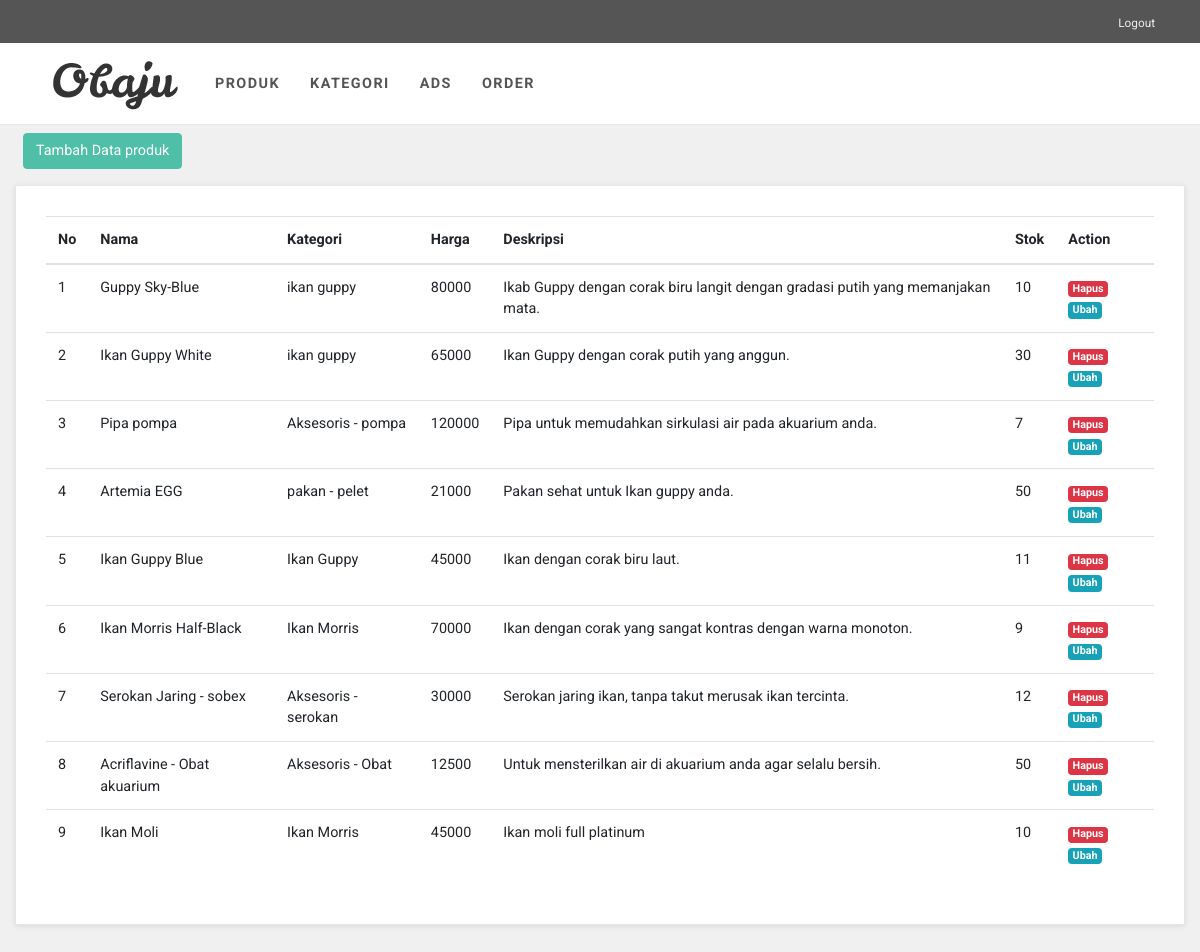
/index.php/admin/produk, run on the app's committed database.
### tables this page shows
CREATE TABLE `submenu` (
  `submenu_id` int(11) NOT NULL,
  `menu_id` int(1) NOT NULL,
  `judul` varchar(128) NOT NULL,
  `url` varchar(128) NOT NULL
);

CREATE TABLE `produk` (
  `produk_id` int(11) NOT NULL,
  `nama_produk` varchar(255) NOT NULL,
  `kategori` varchar(255) NOT NULL,
  `harga` int(13) NOT NULL,
  `deskripsi` text NOT NULL,
  `stok` int(255) NOT NULL,
  `image` varchar(255) NOT NULL
);

### application/controllers/Admin.php (called while the page is built, shortened)
<?php
class Admin extends CI_Controller
{
    public function __construct()
    {
        $this->load->model('Model_Produk');
        $this->load->model('Model_Kategori');
        $this->load->model('Model_Ads');
        $this->load->model('Model_Order');
        $this->load->model('Model_Admin');
        $this->load->library('form_validation');
    }
    public function produk()
    {
        $data['title'] = "Administator";
        $data['menu'] = "produk";
        $data['submenu'] = $this->Model_Admin->select_menu();
        $data['produk'] = $this->Model_Produk->select_all()->result_array();
        $this->load->view('templates/header-admin', $data);
        $this->load->view('master/produk', $data);
        $this->load->view('templates/footer-admin', $data);
    }
}

### index.php (called while the page is built, shortened)
<?php
require_once BASEPATH.'core/CodeIgniter.php';

### application/models/Model_Admin.php (called while the page is built)
<?php
class Model_Admin extends CI_Model
{
    function select_menu()
    {
        $this->db->where(array('menu_id' => 1));
        $query = $this->db->get('submenu')->result_array();
        return $query;
    }
}

### application/models/Model_Produk.php (called while the page is built, shortened)
<?php
class Model_Produk extends CI_Model
{
    public function select_all()
    {
        $query = $this->db->get('produk');
        return $query;
    }
}

### application/views/master/produk.php (the view)
<div class="col-lg-12 mt-3">
    <div id="contact" class="box">
        <table class="table">
            <thead>
                <tr>
                    <th>No</th>
                    <th>Nama</th>
                    <th>Kategori</th>
                    <th>Harga</th>
                    <th>Deskripsi</th>
                    <th>Stok</th>
                    <th>Action</th>
                </tr>
            </thead>
            <tbody>
                <?php
                $no = 1;
                foreach ($produk as $result) { ?>
                    <tr>
                        <td><?= $no; ?></td>
                        <td><?= $result['nama_produk']; ?></td>
                        <td><?= $result['kategori']; ?></td>
                        <td><?= $result['harga']; ?></td>
                        <td><?= $result['deskripsi']; ?></td>
                        <td><?= $result['stok']; ?></td>
                        <td>
                            <a href="<?= base_url(); ?>produk/hapus/<?= $result['produk_id']; ?>" class="badge bg-danger float-end text-white text-decoration-none" onclick="return confirm('yakin?');">Hapus</a>
                            <a href="<?= base_url(); ?>produk/ubah/<?= $result['produk_id']; ?>" class="badge bg-info float-end text-white text-decoration-none">Ubah</a>
                        </td>
                    </tr>
                <?php $no++;
                } ?>
            </tbody>
        </table>
    </div>
</div>

### application/views/templates/header-admin.php (shortened to what this page needs)
<!DOCTYPE html>
<html>
<head>
    <link rel="stylesheet" href="<?= base_url(); ?>assets/vendor/bootstrap/css/bootstrap.min.css">
    <link rel="stylesheet" href="<?= base_url(); ?>assets/vendor/font-awesome/css/font-awesome.min.css">
    <link rel="stylesheet" href="<?= base_url(); ?>assets/vendor/owl.carousel/assets/owl.carousel.css">
    <link rel="stylesheet" href="<?= base_url(); ?>assets/vendor/owl.carousel/assets/owl.theme.default.css">
    <link rel="stylesheet" href="<?= base_url(); ?>assets/css/style.default.css" id="theme-stylesheet">
    <link rel="stylesheet" href="<?= base_url(); ?>assets/css/custom.css">
</head>
<body>
    <header>
        <div id="top">
            <div class="container">
                <div class="row">
                    <div class="col-lg-12 text-end text-lg-right">
                        <ul class="menu list-inline mb-0">
                            <li class="list-inline-item"><a href="<?= base_url('home'); ?>">Logout</a></li>
                        </ul>
                    </div>
                </div>
            </div>
        </div>
        <nav class="navbar navbar-expand-lg">
            <div class="container"><a href="" class="navbar-brand home"><img src="<?= base_url(); ?>assets/img/logo.png" alt="Obaju logo" class="d-none d-md-inline-block"></a>
                <div id="navigation" class="collapse navbar-collapse">
                    <ul class="navbar-nav mr-auto">
                        <?php foreach ($submenu as $result) : ?>
                            <li class="nav-item"><a href="<?= base_url(); ?><?= $result['url']; ?>" class="nav-link"><?= $result['judul']; ?></a></li>
                        <?php endforeach; ?>
                    </ul>
                </div>
            </div>
        </nav>
    </header>
    <div class="col-lg-12 m-2" id="tbh">
        <a href="<?= base_url(); ?><?= $menu; ?>/tambah" class="btn btn-primary">Tambah Data <?= $menu ?></a>
    </div>

### assets/css/style.default.css (style rules this page uses)
body { overflow-x: hidden; background-color: #f0f0f0; }
a, button { -webkit-transition: all 0.3s; transition: all 0.3s; outline: none; }
.btn-primary { color: #fff !important; }
#top { background: #555; padding: 10px 0; }
#top a { color: #fff; }
#top ul.menu { padding-top: 5px; margin: 0; font-size: 0.738rem; }
#top ul.menu > li { margin-right: 0; }
#top ul.menu > li a { color: #eee; }
.navbar { border-bottom: 1px solid #e6e6e6; background-color: #fff; }
.navbar .navbar-nav > .nav-item > .nav-link { text-transform: uppercase; letter-spacing: 0.1em; font-weight: 700; padding: 30px 15px !important; color: #555; }
.box { background: #fff; margin: 0 0 30px; border: solid 1px #e6e6e6; padding: 30px; -webkit-box-shadow: 0 1px 5px rgba(0, 0, 0, 0.1); box-shadow: 0 1px 5px rgba(0, 0, 0, 0.1); }
.navbar { padding: 0 1rem; }
.navbar-brand { display: inline-block; padding-top: 0.33125rem; padding-bottom: 0.33125rem; margin-right: 1rem; font-size: 1.125rem; }
.btn { font-weight: 400; border: 1px solid transparent; padding: 0.375rem 0.75rem; font-size: 0.9rem; line-height: 1.5; border-radius: 0.25rem; -webkit-transition: color 0.15s ease-in-out, background-color 0.15s ease-in-out, border-color 0.15s ease-in-out, -webkit-box-shadow 0.15s ease-in-out; transition: color 0.15s ease-in-out, background-color 0.15s ease-in-out, border-color 0.15s ease-in-out, -webkit-box-shadow 0.15s ease-in-out; transition: color 0.15s ease-in-out, background-color 0.15s ease-in-out, border-color 0.15s ease-in-out, box-shadow 0.15s ease-in-out; transition: color 0.15s ease-in-out, background-color 0.15s ease-in-out, border-color 0.15s ease-in-out, box-shadow 0.15s ease-in-out, -webkit-box-shadow 0.15s ease-in-out; }
.btn-primary { color: #212529; background-color: #4fbfa8; border-color: #4fbfa8; }
body { font-family: "Roboto", Helvetica, Arial, sans-serif; font-size: 0.9rem; font-weight: 400; line-height: 1.5; color: #212529; background-color: #f0f0f0; }
a { color: #4fbfa8; text-decoration: none; }
.bg-info { background-color: #17a2b8 !important; }
.bg-danger { background-color: #dc3545 !important; }
.nav-link { padding: 0.5rem 1rem; }

### data on the page
submenu: judul "PRODUK"
submenu: judul "KATEGORI"
submenu: judul "ADS"
submenu: judul "ORDER"
produk: nama_produk "Guppy Sky-Blue", kategori "ikan guppy", harga "80000", deskripsi "Ikab Guppy dengan corak biru langit dengan gradasi putih yang memanjakan mata.", stok "10"
produk: nama_produk "Ikan Guppy White", kategori "ikan guppy", harga "65000", deskripsi "Ikan Guppy dengan corak putih yang anggun.", stok "30"
produk: nama_produk "Pipa pompa", kategori "Aksesoris - pompa", harga "120000", deskripsi "Pipa untuk memudahkan sirkulasi air pada akuarium anda.", stok "7"
produk: nama_produk "Artemia EGG", kategori "pakan - pelet", harga "21000", deskripsi "Pakan sehat untuk Ikan guppy anda.", stok "50"
produk: nama_produk "Ikan Guppy Blue", kategori "Ikan Guppy", harga "45000", deskripsi "Ikan dengan corak biru laut.", stok "11"
produk: nama_produk "Ikan Morris Half-Black", kategori "Ikan Morris", harga "70000", deskripsi "Ikan dengan corak yang sangat kontras dengan warna monoton.", stok "9"
produk: nama_produk "Serokan Jaring - sobex", kategori "Aksesoris - serokan", harga "30000", deskripsi "Serokan jaring ikan, tanpa takut merusak ikan tercinta.", stok "12"
produk: nama_produk "Acriflavine - Obat akuarium", kategori "Aksesoris - Obat", harga "12500", deskripsi "Untuk mensterilkan air di akuarium anda agar selalu bersih.", stok "50"
produk: nama_produk "Ikan Moli", kategori "Ikan Morris", harga "45000", deskripsi "Ikan moli full platinum", stok "10"

### other printed values
$menu "produk"
